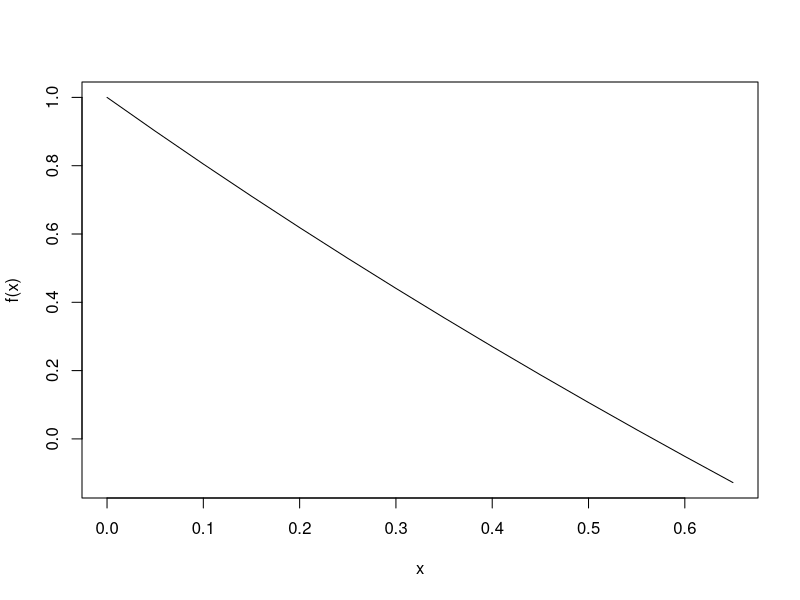
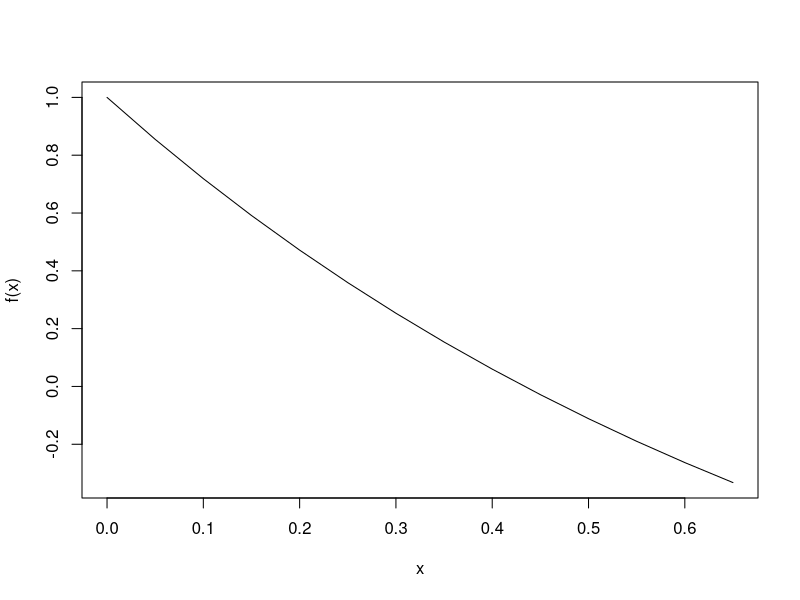
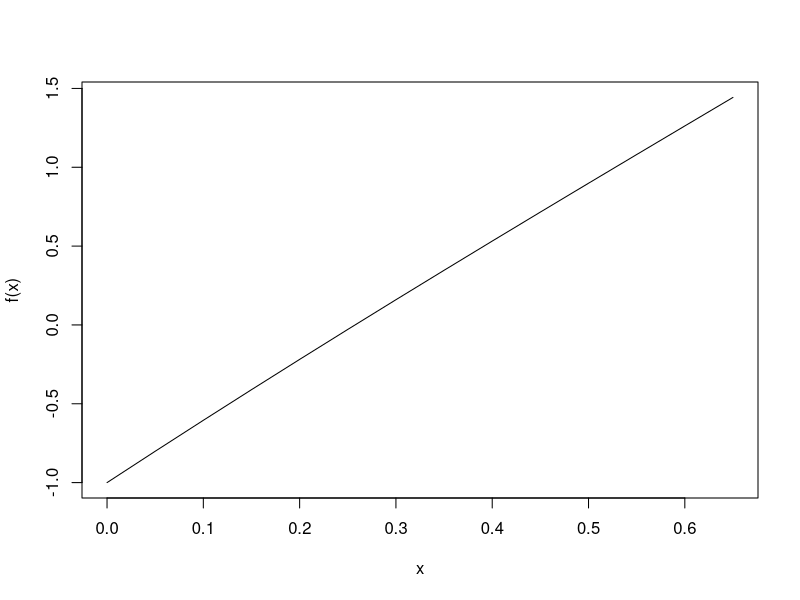
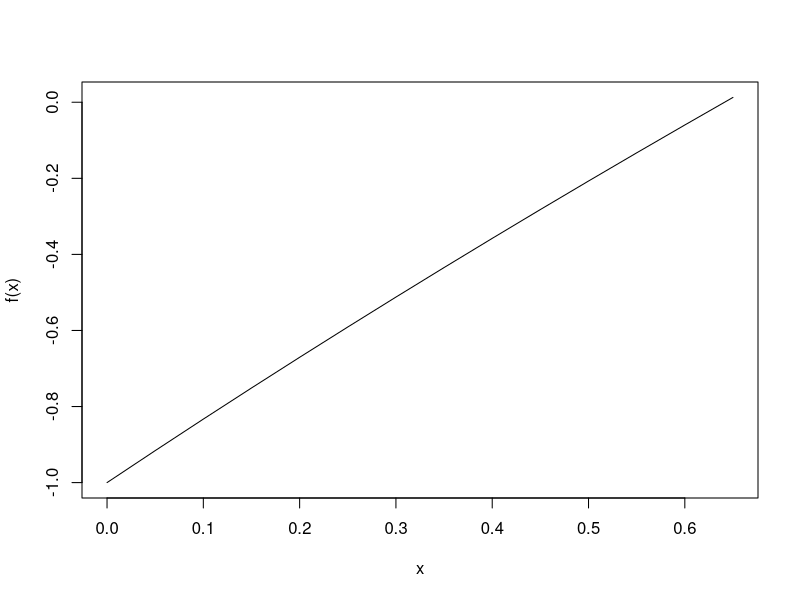

These charts were generated, in order, by the following R code: (Note: this script raises an error after producing the figures.)
#BISECTION
f=function(x)exp(-x)-x

graphic <- function(f,x){
  my.frame = data.frame(x,f(x))
  print(my.frame)
  plot(x,f(x), type="l")
}
graphic(f,seq(0,0.65,0.05))

bisectionroot = function(f, xmin, xmax, tol=1e-4){
  a= xmin; b= xmax
  #check inputs
  if (a >= b){
    cat("error: xmin > xmax \n")
    return(NULL)
  }
  if (f(a) == 0){
    return(a)
  }
  else if (f(b) == 0){
    return(b)
  }
  else if (f(a)*f(b) > 0){
    cat("error: f(xmin) and f(xmax) of same sign \n")
    return(NULL)
  }
  #if inputs OK, converge to root
  iter = 0
  while ((b-a) > tol){
    c= (a+b)/2
    if (f(c)==0){
      return (c)
    }
    else if (f(a)*f(c) <0){
      b =c 
    }
    else {
      a = c
    }
    iter = iter +1
  }
  return (c((a+b)/2, iter, (b-a))) #root, iterations, precision
}

bisectionroot(f, 0.55, 0.6)

# EXCERCISE BISECTION A
f=function(x) exp(-2*x)-sin(x)

graphic <- function(f,x){
  my.frame = data.frame(x,f(x))
  print(my.frame)
  plot(x,f(x), type="l")
}
graphic(f,seq(0,0.65,0.05))

bisectionroot = function(f, xmin, xmax, tol=1e-4){
  a= xmin; b= xmax
  #check inputs
  if (a >= b){
    cat("error: xmin > xmax \n")
    return(NULL)
  }
  if (f(a) == 0){
    return(a)
  }
  else if (f(b) == 0){
    return(b)
  }
  else if (f(a)*f(b) > 0){
    cat("error: f(xmin) and f(xmax) of same sign \n")
    return(NULL)
  }
  #if inputs OK, converge to root
  iter = 0
  while ((b-a) > tol){
    c= (a+b)/2
    if (f(c)==0){
      return (c)
    }
    else if (f(a)*f(c) <0){
      b =c 
    }
    else {
      a = c
    }
    iter = iter +1
  }
  return (c((a+b)/2, iter, (b-a))) #root, iterations, precision
}

bisectionroot(f,0.4,0.45)

# EXCERCISE BISECTION B
f=function(x) exp(x)-x^2+3*x-2

graphic <- function(f,x){
  my.frame = data.frame(x,f(x))
  print(my.frame)
  plot(x,f(x), type="l")
}
graphic(f,seq(0,0.65,0.05))

bisectionroot = function(f, xmin, xmax, tol=1e-4){
  a= xmin; b= xmax
  #check inputs
  if (a >= b){
    cat("error: xmin > xmax \n")
    return(NULL)
  }
  if (f(a) == 0){
    return(a)
  }
  else if (f(b) == 0){
    return(b)
  }
  else if (f(a)*f(b) > 0){
    cat("error: f(xmin) and f(xmax) of same sign \n")
    return(NULL)
  }
  #if inputs OK, converge to root
  iter = 0
  while ((b-a) > tol){
    c= (a+b)/2
    if (f(c)==0){
      return (c)
    }
    else if (f(a)*f(c) <0){
      b =c 
    }
    else {
      a = c
    }
    iter = iter +1
  }
  return (c((a+b)/2, iter, (b-a))) #root, iterations, precision
}

bisectionroot(f,0.25,0.3)

# EXCERCISE BISECTION C
f=function(x) x-2^(-x)

graphic <- function(f,x){
  my.frame = data.frame(x,f(x))
  print(my.frame)
  plot(x,f(x), type="l")
}
graphic(f,seq(0,0.65,0.05))

bisectionroot = function(f, xmin, xmax, tol=1e-4){
  a= xmin; b= xmax
  #check inputs
  if (a >= b){
    cat("error: xmin > xmax \n")
    return(NULL)
  }
  if (f(a) == 0){
    return(a)
  }
  else if (f(b) == 0){
    return(b)
  }
  else if (f(a)*f(b) > 0){
    cat("error: f(xmin) and f(xmax) of same sign \n")
    return(NULL)
  }
  #if inputs OK, converge to root
  iter = 0
  while ((b-a) > tol){
    c= (a+b)/2
    if (f(c)==0){
      return (c)
    }
    else if (f(a)*f(c) <0){
      b =c 
    }
    else {
      a = c
    }
    iter = iter +1
  }
  return (c((a+b)/2, iter, (b-a))) #root, iterations, precision
}

bisectionroot(f,0.6,0.65)

#EA
f=function(x)exp(-x)-x
m=matrix(0,2,5);m
ea=matrix(0,2,5)
es=0.005


bisection <- function(a,b){
  i=0
  for(i in 1:10){
    m[i]=(a+b)/2
    if(f(m[i])==0){
      return(m[i])}
    else if(f(a)*f(m[i])<0){
      b = m[i]}
    else{
      a = m[i]}
    ea=abs(((m[i]-m[i-1])/m[i])*100)
    print(c(a,b,f(a),f(b),m[i],ea))
    if(ea<es){
      break
    }
    i = i+1
  }
}

bisection(0.55,0.6)
